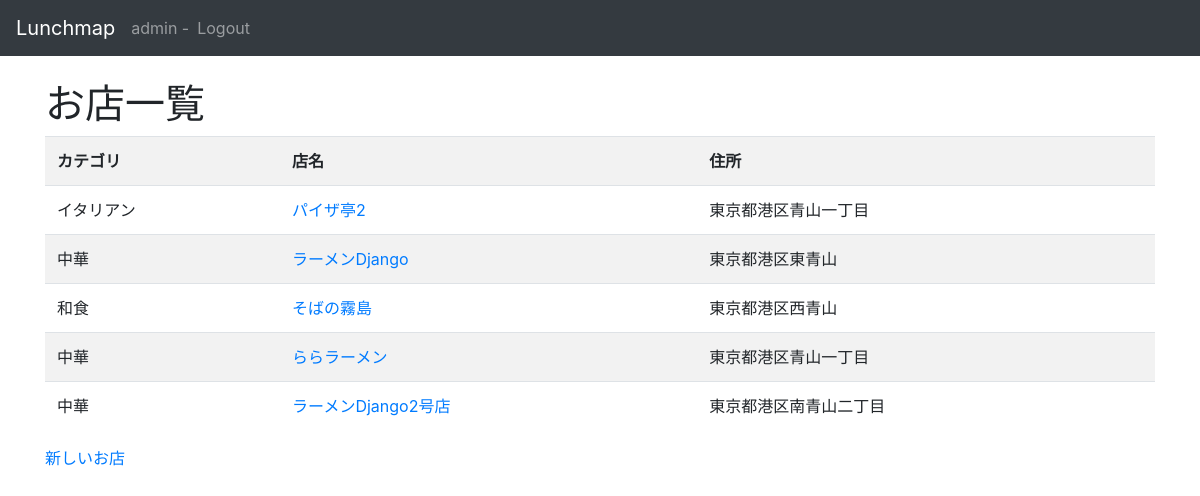
The page /lunchmap/ (signed in) on the database its author committed.
### lunchmap/models.py (models this page shows, shortened)
class Shop(models.Model):
    name = models.CharField(max_length=255)
    address = models.CharField(max_length=255)
    author = models.ForeignKey(
        'auth.User',
        on_delete=models.CASCADE,
    )
    category = models.ForeignKey(
        Category,
        on_delete=models.PROTECT,
    )
    created_at = models.DateTimeField(auto_now_add=True)
    update_at = models.DateTimeField(auto_now=True)

class Category(models.Model):
    name = models.CharField(max_length=255)
    author = models.ForeignKey(
        'auth.User',
        on_delete=models.CASCADE,
    )
    created_at = models.DateTimeField(auto_now_add=True)
    update_at = models.DateTimeField(auto_now=True)

### lunchmap/views.py (the view)
# urls.py: path('', views.IndexView.as_view(), name="index"),
class IndexView(generic.ListView):
    model = Shop

### lunchmap/templates/lunchmap/shop_list.html
{% extends 'layout.html' %}
{% block content %}
<h1>お店一覧</h1>
<table class="table table-striped table-hover">
    <tr>
        <th>カテゴリ</th><th>店名</th><th>住所</th>
    </tr>
    {%for shop in object_list %}
    <tr>
        <td>{{shop.category.name}}</td>
        <td><a href="{% url 'lunchmap:detail' shop.pk %}">{{shop.name}}</a></td>
        <td> {{shop.address}}</td>
    </tr>
    {% endfor %}
</table>
{% if user.is_authenticated %}
<div>
    <a href="{% url 'lunchmap:create' %}">新しいお店</a>
</div>
{% endif %}
{% endblock %}

### templates/layout.html (shortened to what this page needs)
<!DOCTYPE html>
<html lang="en">
<head>
        <link rel='stylesheet' href='https://maxcdn.bootstrapcdn.com/bootstrap/4.0.0/css/bootstrap.min.css'>
</head>
<body>
<nav class='navbar navbar-expand-sm navbar-dark bg-dark fixed-top'>
            <a class='navbar-brand' href='{% url "lunchmap:index" %}'>Lunchmap</a>
    <ul class="navbar-nav">
        {% if user.is_authenticated %}
        <li class="nav-item">
            <span class="navbar-text">{{user}} - </span>
        </li>
        <li class="nav-item">
            <a href="{% url 'logout' %}" class="logout nav-link">Logout</a>
        </li>
        {% endif %}
    </ul>
        </nav>
         <div class='container'>
           {% block content %}
           {% endblock %}
         </div>
</body>
</html>

### templates/layout.html (style rules this page uses)
body { padding-top: 80px; }

### rows shown on the page
Shop: category.name "イタリアン", name "パイザ亭2", address "東京都港区青山一丁目"
Shop: category.name "中華", name "ラーメンDjango", address "東京都港区東青山"
Shop: category.name "和食", name "そばの霧島", address "東京都港区西青山"
Shop: category.name "中華", name "ららラーメン", address "東京都港区青山一丁目"
Shop: category.name "中華", name "ラーメンDjango2号店", address "東京都港区南青山二丁目"

### other values the page prints
{{ user }} "admin"
